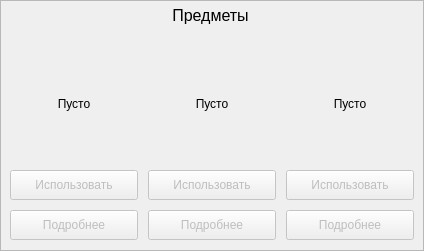
       <widget class="QFrame" name="frame_30">
        <property name="geometry">
         <rect>
          <x>840</x>
          <y>395</y>
          <width>424</width>
          <height>251</height>
         </rect>
        </property>
        <property name="frameShape">
         <enum>QFrame::StyledPanel</enum>
        </property>
        <property name="frameShadow">
         <enum>QFrame::Raised</enum>
        </property>
        <widget class="QPushButton" name="player2_aboutItem1">
         <property name="enabled">
          <bool>false</bool>
         </property>
         <property name="geometry">
          <rect>
           <x>10</x>
           <y>210</y>
           <width>128</width>
           <height>30</height>
          </rect>
         </property>
         <property name="text">
          <string>Подробнее</string>
         </property>
        </widget>
        <widget class="QPushButton" name="player2_aboutItem2">
         <property name="enabled">
          <bool>false</bool>
         </property>
         <property name="geometry">
          <rect>
           <x>148</x>
           <y>210</y>
           <width>128</width>
           <height>30</height>
          </rect>
         </property>
         <property name="text">
          <string>Подробнее</string>
         </property>
        </widget>
        <widget class="QPushButton" name="player2_aboutItem3">
         <property name="enabled">
          <bool>false</bool>
         </property>
         <property name="geometry">
          <rect>
           <x>286</x>
           <y>210</y>
           <width>128</width>
           <height>30</height>
          </rect>
         </property>
         <property name="text">
          <string>Подробнее</string>
         </property>
        </widget>
        <widget class="QLabel" name="player2_item1inBattle">
         <property name="geometry">
          <rect>
           <x>10</x>
           <y>40</y>
           <width>128</width>
           <height>128</height>
          </rect>
         </property>
         <property name="text">
          <string>Пусто</string>
         </property>
         <property name="alignment">
          <set>Qt::AlignCenter</set>
         </property>
        </widget>
        <widget class="QLabel" name="player2_item2inBattle">
         <property name="geometry">
          <rect>
           <x>148</x>
           <y>40</y>
           <width>128</width>
           <height>128</height>
          </rect>
         </property>
         <property name="text">
          <string>Пусто</string>
         </property>
         <property name="alignment">
          <set>Qt::AlignCenter</set>
         </property>
        </widget>
        <widget class="QLabel" name="player2_item3inBattle">
         <property name="geometry">
          <rect>
           <x>286</x>
           <y>40</y>
           <width>128</width>
           <height>128</height>
          </rect>
         </property>
         <property name="text">
          <string>Пусто</string>
         </property>
         <property name="alignment">
          <set>Qt::AlignCenter</set>
         </property>
        </widget>
        <widget class="QLabel" name="label_42">
         <property name="geometry">
          <rect>
           <x>10</x>
           <y>0</y>
           <width>401</width>
           <height>31</height>
          </rect>
         </property>
         <property name="font">
          <font>
           <pointsize>12</pointsize>
          </font>
         </property>
         <property name="text">
          <string>Предметы</string>
         </property>
         <property name="alignment">
          <set>Qt::AlignCenter</set>
         </property>
        </widget>
        <widget class="QPushButton" name="player2_useItem1">
         <property name="enabled">
          <bool>false</bool>
         </property>
         <property name="geometry">
          <rect>
           <x>10</x>
           <y>170</y>
           <width>128</width>
           <height>30</height>
          </rect>
         </property>
         <property name="text">
          <string>Использовать</string>
         </property>
        </widget>
        <widget class="QPushButton" name="player2_useItem3">
         <property name="enabled">
          <bool>false</bool>
         </property>
         <property name="geometry">
          <rect>
           <x>286</x>
           <y>170</y>
           <width>128</width>
           <height>30</height>
          </rect>
         </property>
         <property name="text">
          <string>Использовать</string>
         </property>
        </widget>
        <widget class="QPushButton" name="player2_useItem2">
         <property name="enabled">
          <bool>false</bool>
         </property>
         <property name="geometry">
          <rect>
           <x>148</x>
           <y>170</y>
           <width>128</width>
           <height>30</height>
          </rect>
         </property>
         <property name="text">
          <string>Использовать</string>
         </property>
        </widget>
       </widget>
